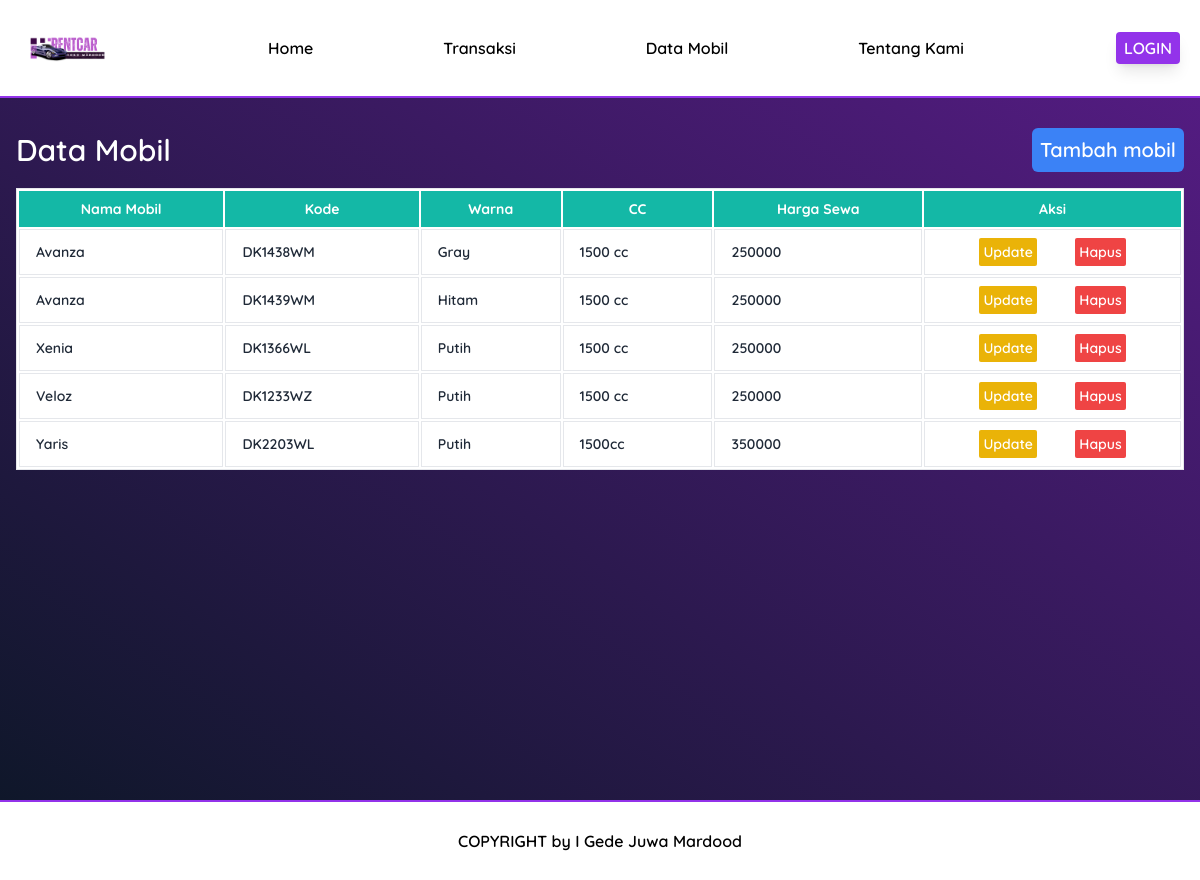
The app's page /app/data_mobil.php with its own data.
### tables this page shows
CREATE TABLE `mobils` (
  `id` bigint(20) UNSIGNED NOT NULL,
  `nama_mobil` varchar(255) NOT NULL,
  `kode_mobil` varchar(255) NOT NULL,
  `warna_mobil` varchar(255) NOT NULL,
  `cc_mobil` varchar(255) NOT NULL,
  `harga_sewa` int(11) NOT NULL,
  `gambar_mobil` varchar(255) NOT NULL,
  `created_at` timestamp NULL DEFAULT NULL,
  `updated_at` timestamp NULL DEFAULT NULL
);

### app/function.php (called while the page is built, shortened)
<?php
$conn = mysqli_connect('Localhost','root','','db_rentcar');
function getAll(){
     global $conn;
     $barang = mysqli_query($conn,"SELECT * FROM mobils");
     return $barang;
}

### app/data_mobil.php (the view, shortened to what this page needs)
<?php
require './function.php';
$mbl = getAll();
?>
<link rel="stylesheet" href="<?= BASEURL?>/assets/css/output.css">
<?php require_once('../layouts/header.php') ?>
<div class="mx-auto pt-28 px-4 h-[800px]">
     <div class="flex items-center justify-between my-4 text-white">
          <h1 class="text-3xl font-semibold ">Data Mobil</h1>
          <a href="<?=BASEURL?>/app/tambah_mobil.php" class="text-xl block bg-blue-500 p-2 rounded-md text-white">Tambah
               mobil</a>
     </div>
     <div class="overflow-x-auto bg-white">
          <table class="min-w-full table-auto text-sm border-separate border">
               <thead class="bg-teal-500 text-white">
                    <tr>
                         <th class="py-2 px-4">Nama Mobil</th>
                         <th class="py-2 px-4">Kode</th>
                         <th class="py-2 px-4">Warna</th>
                         <th class="py-2 px-4">CC</th>
                         <th class="py-2 px-4">Harga Sewa</th>
                         <th class="py-2 px-4">Aksi</th>
                    </tr>
               </thead>
               <tbody class="text-gray-800 font-semibold">
                    <?php while($row = mysqli_fetch_assoc($mbl)) :  ?>
                    <tr>
                         <td class="py-2 px-4 border-b border"><?= $row['nama_mobil']?></td>
                         <td class="py-2 px-4 border-b border"><?= $row['kode_mobil']?></td>
                         <td class="py-2 px-4 border-b border"><?= $row['warna_mobil']?></td>
                         <td class="py-2 px-4 border-b border"><?= $row['cc_mobil']?></td>
                         <td class="py-2 px-4 border-b border"><?= $row['harga_sewa']?></td>
                         <td class="py-2 px-4 border-b border flex justify-evenly">
                              <a href="<?= BASEURL?>/app/edit_mobil.php?id=<?=$row['id']?>"
                                   class="block p-1 bg-yellow-500 text-white rounded-sm">Update</a>
                              <a href="<?= BASEURL?>/app/hapus_mobil.php?kode=<?=$row['kode_mobil']?>"
                                   class="block p-1 bg-red-500 text-white rounded-sm">Hapus</a>
                         </td>
                    </tr>
                    <?php endwhile; ?>
               </tbody>
          </table>
     </div>
</div>
<?php require_once('../layouts/footer.php') ?>

### records on screen
mobils: nama_mobil "Avanza", kode_mobil "DK1438WM", warna_mobil "Gray", cc_mobil "1500 cc", harga_sewa "250000"
mobils: nama_mobil "Avanza", kode_mobil "DK1439WM", warna_mobil "Hitam", cc_mobil "1500 cc", harga_sewa "250000"
mobils: nama_mobil "Xenia", kode_mobil "DK1366WL", warna_mobil "Putih", cc_mobil "1500 cc", harga_sewa "250000"
mobils: nama_mobil "Veloz", kode_mobil "DK1233WZ", warna_mobil "Putih", cc_mobil "1500 cc", harga_sewa "250000"
mobils: nama_mobil "Yaris", kode_mobil "DK2203WL", warna_mobil "Putih", cc_mobil "1500cc", harga_sewa "350000"
